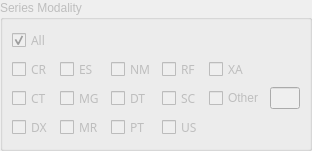
              <widget class="QGroupBox" name="m_buttonGroupModality" >
               <property name="enabled" >
                <bool>false</bool>
               </property>
               <property name="sizePolicy" >
                <sizepolicy>
                 <hsizetype>7</hsizetype>
                 <vsizetype>7</vsizetype>
                 <horstretch>0</horstretch>
                 <verstretch>0</verstretch>
                </sizepolicy>
               </property>
               <property name="maximumSize" >
                <size>
                 <width>16777215</width>
                 <height>16777215</height>
                </size>
               </property>
               <property name="title" >
                <string>Series Modality</string>
               </property>
               <layout class="QGridLayout" >
                <property name="margin" >
                 <number>9</number>
                </property>
                <property name="spacing" >
                 <number>6</number>
                </property>
                <item row="0" column="0" >
                 <layout class="QGridLayout" >
                  <property name="margin" >
                   <number>0</number>
                  </property>
                  <property name="spacing" >
                   <number>6</number>
                  </property>
                  <item row="2" column="3" >
                   <widget class="QCheckBox" name="m_checkSC" >
                    <property name="font" >
                     <font>
                      <family>Sans Serif</family>
                      <pointsize>9</pointsize>
                      <weight>50</weight>
                      <italic>false</italic>
                      <bold>false</bold>
                      <underline>false</underline>
                      <strikeout>false</strikeout>
                     </font>
                    </property>
                    <property name="text" >
                     <string>SC</string>
                    </property>
                    <property name="autoExclusive" >
                     <bool>true</bool>
                    </property>
                   </widget>
                  </item>
                  <item row="1" column="0" >
                   <widget class="QCheckBox" name="m_checkCR" >
                    <property name="font" >
                     <font>
                      <family>Sans Serif</family>
                      <pointsize>9</pointsize>
                      <weight>50</weight>
                      <italic>false</italic>
                      <bold>false</bold>
                      <underline>false</underline>
                      <strikeout>false</strikeout>
                     </font>
                    </property>
                    <property name="toolTip" >
                     <string>Computerized Radiography</string>
                    </property>
                    <property name="text" >
                     <string>CR</string>
                    </property>
                    <property name="autoExclusive" >
                     <bool>true</bool>
                    </property>
                   </widget>
                  </item>
                  <item row="3" column="0" >
                   <widget class="QCheckBox" name="m_checkDX" >
                    <property name="font" >
                     <font>
                      <family>Sans Serif</family>
                      <pointsize>9</pointsize>
                      <weight>50</weight>
                      <italic>false</italic>
                      <bold>false</bold>
                      <underline>false</underline>
                      <strikeout>false</strikeout>
                     </font>
                    </property>
                    <property name="toolTip" >
                     <string>Direct Radiography</string>
                    </property>
                    <property name="text" >
                     <string>DX</string>
                    </property>
                    <property name="autoExclusive" >
                     <bool>true</bool>
                    </property>
                   </widget>
                  </item>
                  <item row="1" column="3" >
                   <widget class="QCheckBox" name="m_checkRF" >
                    <property name="font" >
                     <font>
                      <family>Sans Serif</family>
                      <pointsize>9</pointsize>
                      <weight>50</weight>
                      <italic>false</italic>
                      <bold>false</bold>
                      <underline>false</underline>
                      <strikeout>false</strikeout>
                     </font>
                    </property>
                    <property name="toolTip" >
                     <string>Radiography Fluoroscopy</string>
                    </property>
                    <property name="text" >
                     <string>RF</string>
                    </property>
                    <property name="autoExclusive" >
                     <bool>true</bool>
                    </property>
                   </widget>
                  </item>
                  <item row="0" column="0" >
                   <widget class="QCheckBox" name="m_checkAll" >
                    <property name="font" >
                     <font>
                      <family>Sans Serif</family>
                      <pointsize>9</pointsize>
                      <weight>50</weight>
                      <italic>false</italic>
                      <bold>false</bold>
                      <underline>false</underline>
                      <strikeout>false</strikeout>
                     </font>
                    </property>
                    <property name="text" >
                     <string>All</string>
                    </property>
                    <property name="checked" >
                     <bool>true</bool>
                    </property>
                    <property name="autoExclusive" >
                     <bool>true</bool>
                    </property>
                    <property name="tristate" >
                     <bool>false</bool>
                    </property>
                   </widget>
                  </item>
                  <item row="3" column="2" >
                   <widget class="QCheckBox" name="m_checkPT" >
                    <property name="font" >
                     <font>
                      <family>Sans Serif</family>
                      <pointsize>9</pointsize>
                      <weight>50</weight>
                      <italic>false</italic>
                      <bold>false</bold>
                      <underline>false</underline>
                      <strikeout>false</strikeout>
                     </font>
                    </property>
                    <property name="toolTip" >
                     <string>Penetrant Test</string>
                    </property>
                    <property name="text" >
                     <string>PT</string>
                    </property>
                    <property name="autoExclusive" >
                     <bool>true</bool>
                    </property>
                   </widget>
                  </item>
                  <item row="2" column="1" >
                   <widget class="QCheckBox" name="m_checkMG" >
                    <property name="font" >
                     <font>
                      <family>Sans Serif</family>
                      <pointsize>9</pointsize>
                      <weight>50</weight>
                      <italic>false</italic>
                      <bold>false</bold>
                      <underline>false</underline>
                      <strikeout>false</strikeout>
                     </font>
                    </property>
                    <property name="text" >
                     <string>MG</string>
                    </property>
                    <property name="autoExclusive" >
                     <bool>true</bool>
                    </property>
                   </widget>
                  </item>
                  <item row="3" column="3" >
                   <widget class="QCheckBox" name="m_checkUS" >
                    <property name="font" >
                     <font>
                      <family>Sans Serif</family>
                      <pointsize>9</pointsize>
                      <weight>50</weight>
                      <italic>false</italic>
                      <bold>false</bold>
                      <underline>false</underline>
                      <strikeout>false</strikeout>
                     </font>
                    </property>
                    <property name="toolTip" >
                     <string>Ultrasounds</string>
                    </property>
                    <property name="text" >
                     <string>US</string>
                    </property>
                    <property name="autoExclusive" >
                     <bool>true</bool>
                    </property>
                   </widget>
                  </item>
                  <item row="2" column="2" >
                   <widget class="QCheckBox" name="m_checkDT" >
                    <property name="font" >
                     <font>
                      <family>Sans Serif</family>
                      <pointsize>9</pointsize>
                      <weight>50</weight>
                      <italic>false</italic>
                      <bold>false</bold>
                      <underline>false</underline>
                      <strikeout>false</strikeout>
                     </font>
                    </property>
                    <property name="toolTip" >
                     <string> Dental Technician</string>
                    </property>
                    <property name="text" >
                     <string>DT</string>
                    </property>
                    <property name="autoExclusive" >
                     <bool>true</bool>
                    </property>
                   </widget>
                  </item>
                  <item row="2" column="0" >
                   <widget class="QCheckBox" name="m_checkCT" >
                    <property name="font" >
                     <font>
                      <family>Sans Serif</family>
                      <pointsize>9</pointsize>
                      <weight>50</weight>
                      <italic>false</italic>
                      <bold>false</bold>
                      <underline>false</underline>
                      <strikeout>false</strikeout>
                     </font>
                    </property>
                    <property name="toolTip" >
                     <string>Computerized Tomography</string>
                    </property>
                    <property name="whatsThis" >
                     <string/>
                    </property>
                    <property name="text" >
                     <string>CT</string>
                    </property>
                    <property name="autoExclusive" >
                     <bool>true</bool>
                    </property>
                   </widget>
                  </item>
                  <item row="3" column="1" >
                   <widget class="QCheckBox" name="m_checkMR" >
                    <property name="font" >
                     <font>
                      <family>Sans Serif</family>
                      <pointsize>9</pointsize>
                      <weight>50</weight>
                      <italic>false</italic>
                      <bold>false</bold>
                      <underline>false</underline>
                      <strikeout>false</strikeout>
                     </font>
                    </property>
                    <property name="toolTip" >
                     <string>Magnetic Resonance</string>
                    </property>
                    <property name="text" >
                     <string>MR</string>
                    </property>
                    <property name="autoExclusive" >
                     <bool>true</bool>
                    </property>
                   </widget>
                  </item>
                  <item row="1" column="2" >
                   <widget class="QCheckBox" name="m_checkNM" >
                    <property name="font" >
                     <font>
                      <family>Sans Serif</family>
                      <pointsize>9</pointsize>
                      <weight>50</weight>
                      <italic>false</italic>
                      <bold>false</bold>
                      <underline>false</underline>
                      <strikeout>false</strikeout>
                     </font>
                    </property>
                    <property name="toolTip" >
                     <string>Nuclear Medicine</string>
                    </property>
                    <property name="text" >
                     <string>NM</string>
                    </property>
                    <property name="autoExclusive" >
                     <bool>true</bool>
                    </property>
                   </widget>
                  </item>
                  <item row="1" column="1" >
                   <widget class="QCheckBox" name="m_checkES" >
                    <property name="font" >
                     <font>
                      <family>Sans Serif</family>
                      <pointsize>9</pointsize>
                      <weight>50</weight>
                      <italic>false</italic>
                      <bold>false</bold>
                      <underline>false</underline>
                      <strikeout>false</strikeout>
                     </font>
                    </property>
                    <property name="text" >
                     <string>ES</string>
                    </property>
                    <property name="autoExclusive" >
                     <bool>true</bool>
                    </property>
                   </widget>
                  </item>
                  <item row="1" column="4" >
                   <widget class="QCheckBox" name="m_checkXA" >
                    <property name="font" >
                     <font>
                      <family>Sans Serif</family>
                      <pointsize>9</pointsize>
                      <weight>50</weight>
                      <italic>false</italic>
                      <bold>false</bold>
                      <underline>false</underline>
                      <strikeout>false</strikeout>
                     </font>
                    </property>
                    <property name="text" >
                     <string>XA</string>
                    </property>
                    <property name="autoExclusive" >
                     <bool>true</bool>
                    </property>
                   </widget>
                  </item>
                  <item row="2" column="4" >
                   <layout class="QHBoxLayout" >
                    <property name="margin" >
                     <number>0</number>
                    </property>
                    <property name="spacing" >
                     <number>6</number>
                    </property>
                    <item>
                     <widget class="QCheckBox" name="m_checkOtherModality" >
                      <property name="sizePolicy" >
                       <sizepolicy>
                        <hsizetype>7</hsizetype>
                        <vsizetype>0</vsizetype>
                        <horstretch>0</horstretch>
                        <verstretch>0</verstretch>
                       </sizepolicy>
                      </property>
                      <property name="maximumSize" >
                       <size>
                        <width>60</width>
                        <height>16777215</height>
                       </size>
                      </property>
                      <property name="text" >
                       <string>Other</string>
                      </property>
                      <property name="autoExclusive" >
                       <bool>true</bool>
                      </property>
                     </widget>
                    </item>
                    <item>
                     <widget class="QLineEdit" name="m_textOtherModality" >
                      <property name="enabled" >
                       <bool>false</bool>
                      </property>
                      <property name="sizePolicy" >
                       <sizepolicy>
                        <hsizetype>3</hsizetype>
                        <vsizetype>0</vsizetype>
                        <horstretch>0</horstretch>
                        <verstretch>0</verstretch>
                       </sizepolicy>
                      </property>
                      <property name="maximumSize" >
                       <size>
                        <width>30</width>
                        <height>16777215</height>
                       </size>
                      </property>
                     </widget>
                    </item>
                   </layout>
                  </item>
                 </layout>
                </item>
               </layout>
              </widget>
